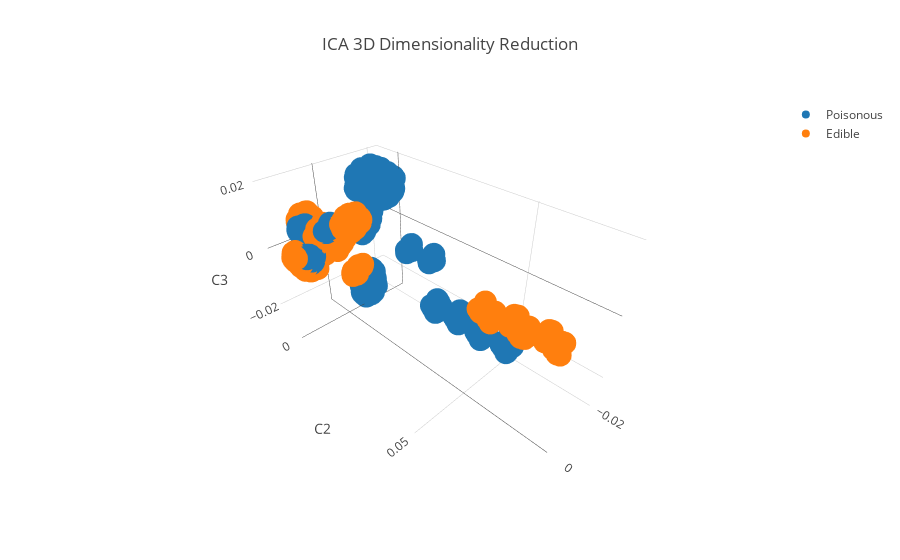

Here is the notebook cell this chart was saved with:
### Code cell
ica = FastICA(n_components=3)
X_ica = ica.fit_transform(X)

complete_test_3D(X_ica, Y, 'ICA')

### Figure 1 — Plotly figure (JSON) as saved in the notebook; plotly's stock layout.template omitted (floating-point values rounded to 4 significant figures; data arrays with more than 128 entries replaced by an {"elided": "..."} marker saying what was removed)
{"data": [{"mode": "markers", "name": "Poisonous", "type": "scatter3d", "uid": "73fe141f-c84e-4582-82a4-526ff67f0e6e", "x": {"elided": "3916 float values"}, "y": {"elided": "3916 float values"}, "z": {"elided": "3916 float values"}}, {"mode": "markers", "name": "Edible", "type": "scatter3d", "uid": "dad32acb-27f5-44d2-a69e-cd0e788b10c5", "x": {"elided": "4208 float values"}, "y": {"elided": "4208 float values"}, "z": {"elided": "4208 float values"}}], "layout": {"scene": {"xaxis": {"showline": false, "title": {"text": "C1"}}, "yaxis": {"showline": false, "title": {"text": "C2"}}, "zaxis": {"showline": false, "title": {"text": "C3"}}}, "title": {"text": "ICA 3D Dimensionality Reduction"}}}
